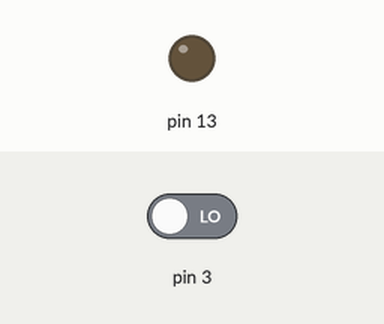
A sketch run on a simulated Arduino Uno, built with avr-gcc and run on an emulated ATmega328P. Parts: output pins drawn as LEDs (lit = HIGH). The test bench sets the inputs (shaded band); at power-on: pin 3 LOW.

Above: at 1.2 s.
1.3 s: pin 3 driven HIGH
At 1.7 s:
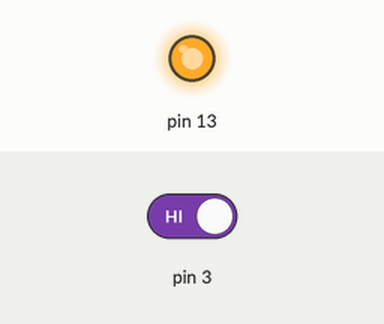
Timing chart, 0 to 4.3 s (numbered marks = the images above; inputs shaded):
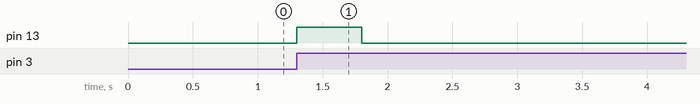

The sketch:

zhendongdeng.ino
```cpp
unsigned char state = 0;

void setup() {
    pinMode(13,OUTPUT);
    pinMode(3,INPUT);
    attachInterrupt(1,blink,RISING);

}

void loop() {
    if(state!=0){
      state = 0;
      digitalWrite(13,HIGH);
      delay(500);
      }
      else{
        digitalWrite(13,LOW);
        }
}

void blink(){
  state++;
  }
```

Measured:
- after the input at 1.3 s, pin 13: LOW → HIGH at once, → LOW 0.50 s later
